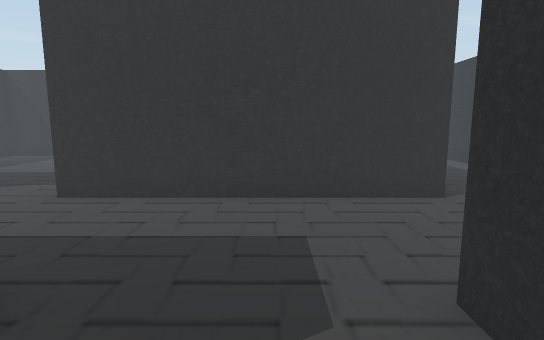
[1] (above)

23 first-person views from a walk through a scene from a Unity 3-D project. The camera is 1.5 m above the floor, tilts 8° down and sees 80° across. The floor is counted in squares, 1 m on a side. Each view is taken from the middle of a square. On the plan, view 1 faces up. The plan holds only what a view shows up to about 15 squares ahead; the rest is blank. The player character is not drawn.

[2]
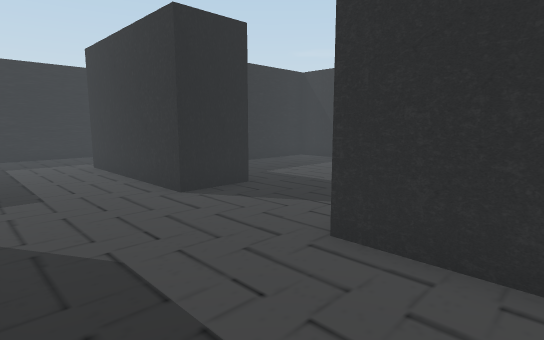

[3]
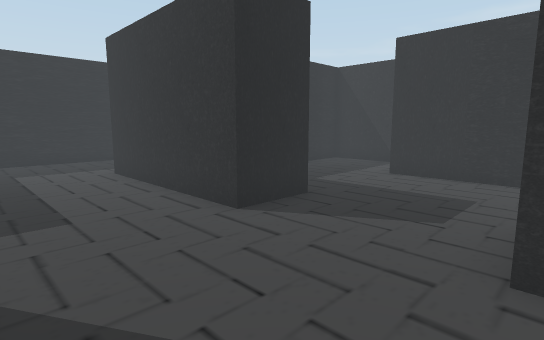

[4]
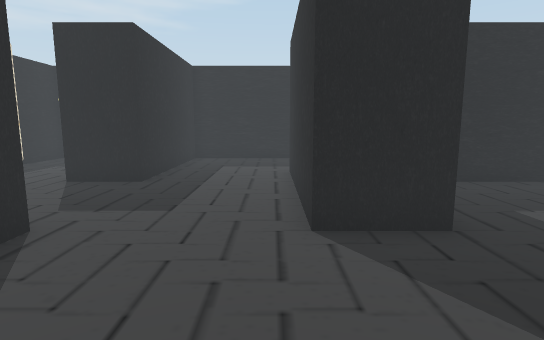

[5]
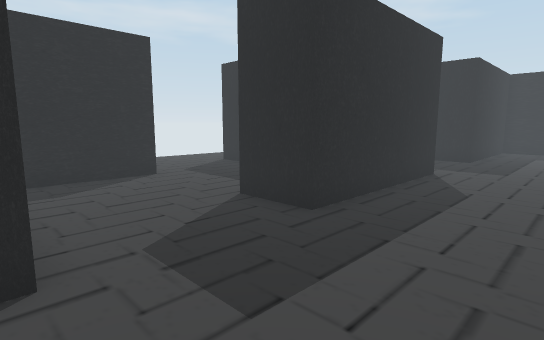

[6]
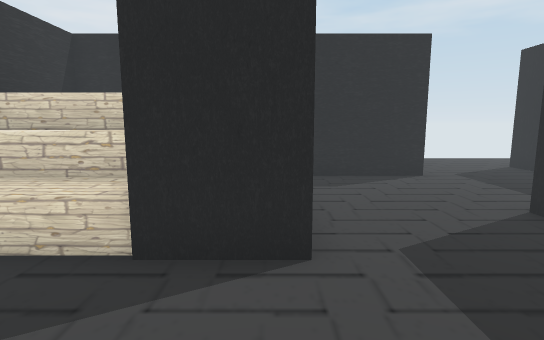

[7]
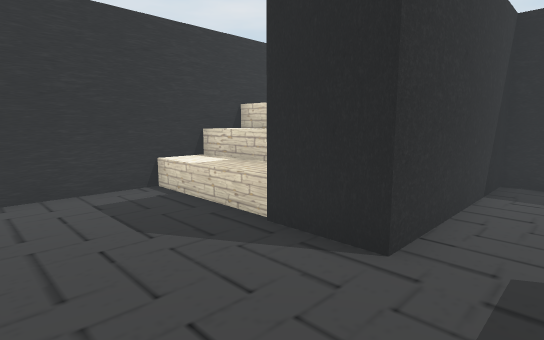

[8]
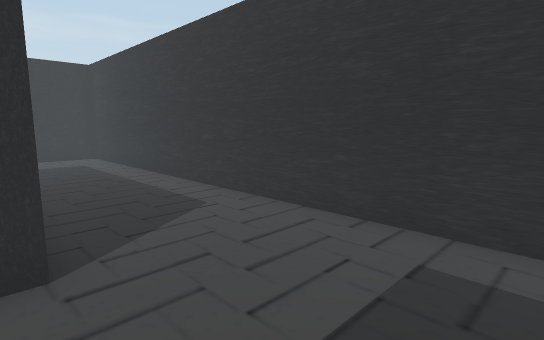

[9]
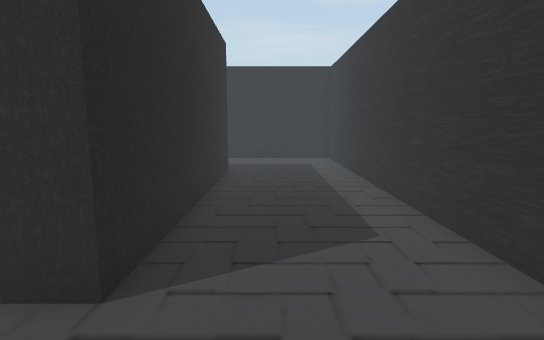

[10]
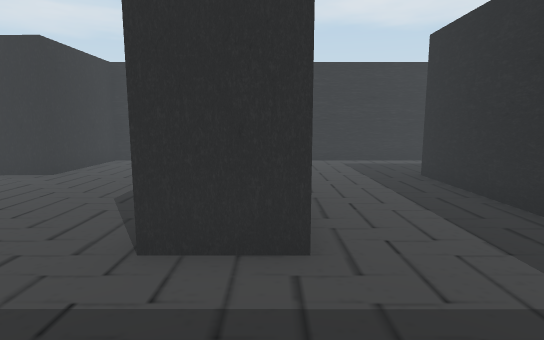

[11]
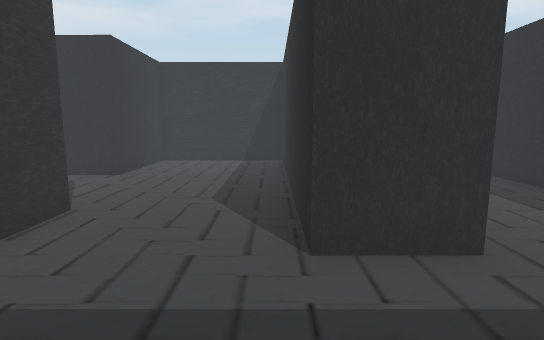

[12]
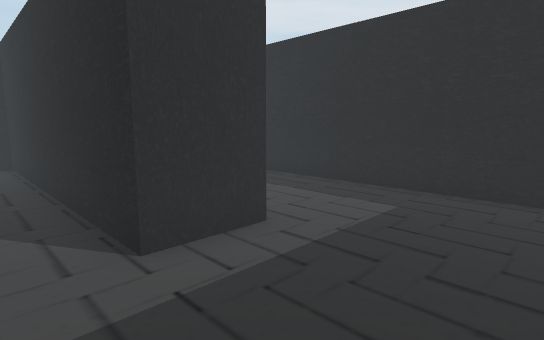

[13]
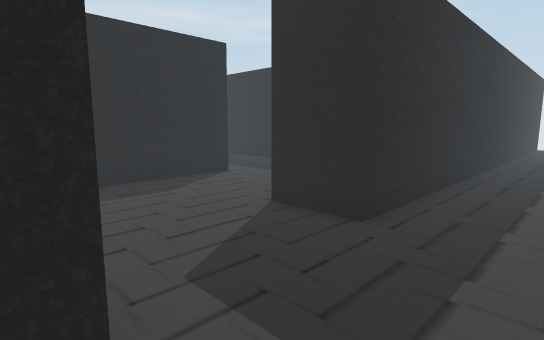

[14]
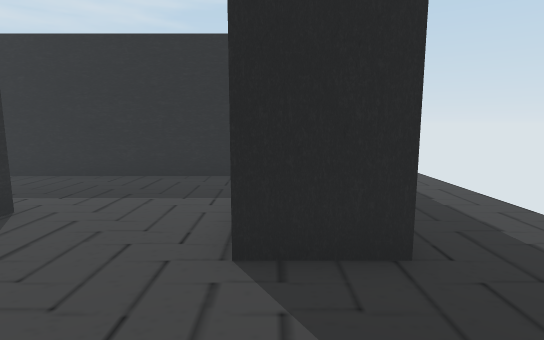

[15]
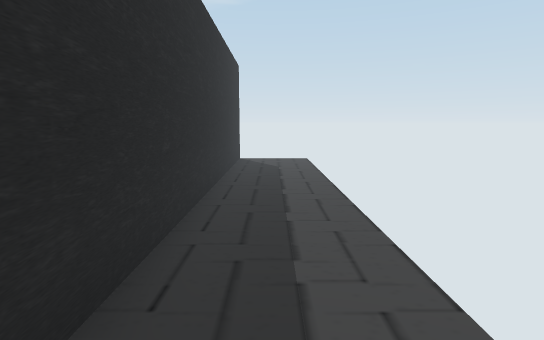

[16]
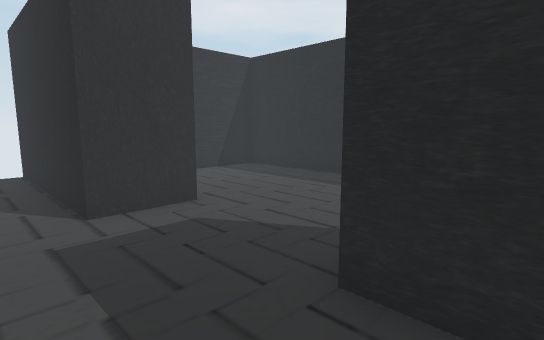

[17]
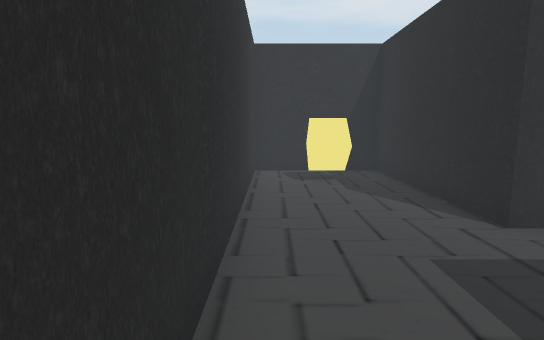

[18]
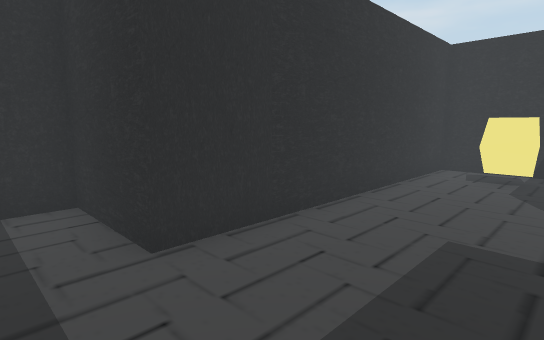

[19]
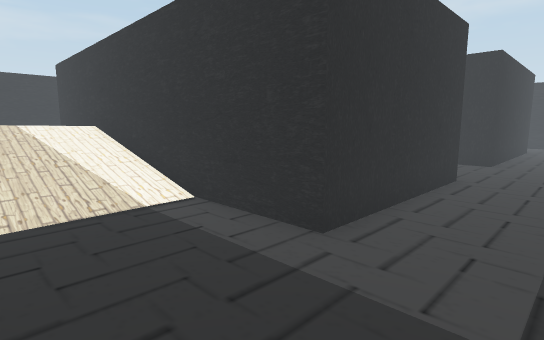

[20]
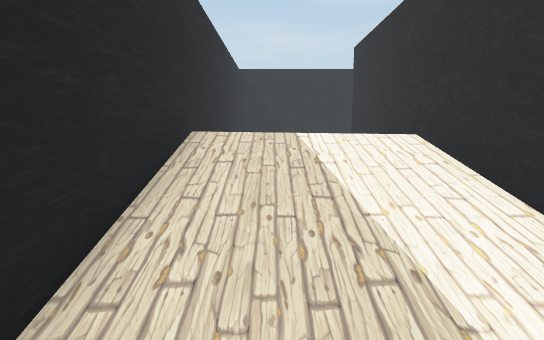

[21]
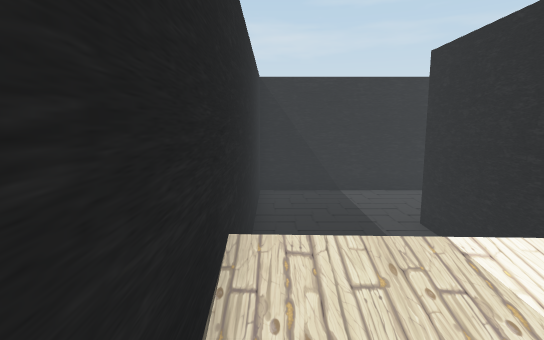

[22]
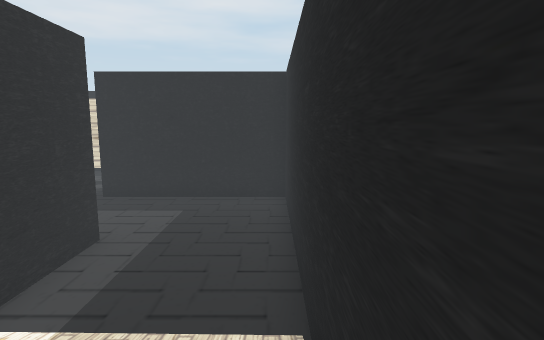

[23]
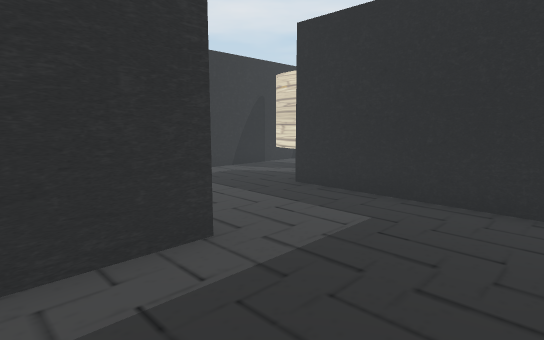

### Floor plan
Key: @ floor where view 1 was taken; # wall or solid block; . main floor; : floor 1.25 m higher than the main floor; / step, stairs or slope; ^ raised ledge; v drop or lower ground; O other object.
Columns run from 20 left of view 1 to 10 right of it. Each row starts with its distance up from view 1.
 29 ............. ...........
 28 ..............................
 27 ........................#######
 26 ####################....#####
 25   #######    #    ##........#
 24   vvvvvv     #..............#
 23   vvvvvv     #..............#
 22   vvvvv      #..............#
 21   vvvvv      #..............#
 20   vvvv#      #....###########
 19   v   #      #....#    ######
 18   v   #      #..............#
 17   v   #      #..............#
 16  #v   ####### ..............#
 15  #::::##....#  .............#
 14  #////##....#  #########....#
 13  #////##....############....#
 12  #////##..............##....#
 11  #////##............O.##....#
 10  #..//#  ...........O.##....#
  9  #....#   ............##....#
  8  #....#    #....########....#
  7  #....######....########....#
  6  #..........................#
  5  #..........................#
  4  #..........................#
  3  #..........................#
  2  #######....######....##^^^^#
  1        #....#    #....# ^^^^#
  0        ######    ...@.#  ^^^#
 -1             #   ......#
 -2                .......#
 -3                .......#
 -4              #....#####
 -5              #....
 -6              ....
 -7              ....
 -8              ...

Positions as (right, up) in squares from view 1, and headings:
1: (0, 0), facing up
2: (-2, 3), facing up-left
3: (-4, 3), facing up-left
4: (-4, 6), facing left
5: (2, 6), facing down-left
6: (2, 6), facing down
7: (0, 6), facing down-right
8: (3, 3), facing up-right
9: (5, 4), facing up
10: (-6, 19), facing right
11: (-6, 21), facing right
12: (-6, 22), facing down-right
13: (4, 29), facing down-left
14: (3, 25), facing left
15: (-6, 28), facing left
16: (-2, 29), facing down-right
17: (-9, 12), facing right
18: (-10, 9), facing up-right
19: (-18, 4), facing up-right
20: (-17, 10), facing up
21: (-18, 13), facing up
22: (-18, 13), facing down
23: (-18, 9), facing down-right
